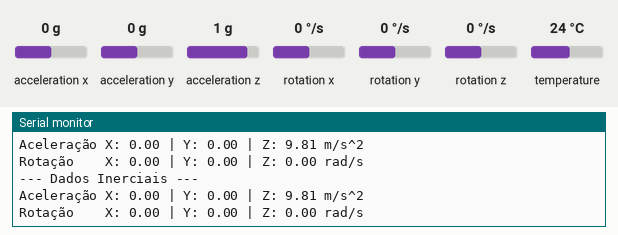
Bench run of a sketch on a simulated Arduino Uno, built with avr-gcc and run on an emulated ATmega328P. On the bench: the last lines printed to the serial monitor. The test bench sets the inputs (shaded band); at power-on: acceleration x 0 g, acceleration y 0 g, acceleration z 1 g, rotation x 0 °/s, rotation y 0 °/s, rotation z 0 °/s, temperature 24 °C.

Above: at 3.2 s.
3.3 s: acceleration x set to -1.4 g
At 4.6 s:
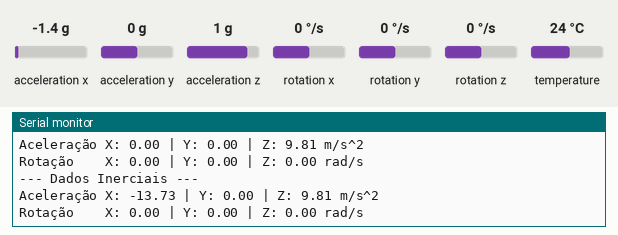
4.8 s: acceleration y set to -1.4 g
At 5.8 s:
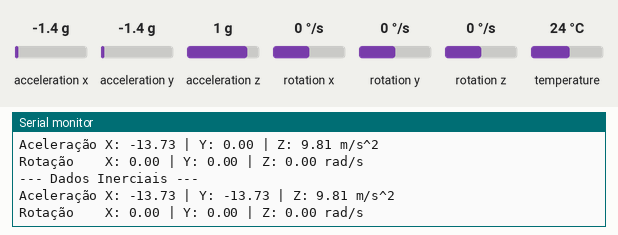
6.3 s: acceleration z set to -1.4 g
At 7.6 s:
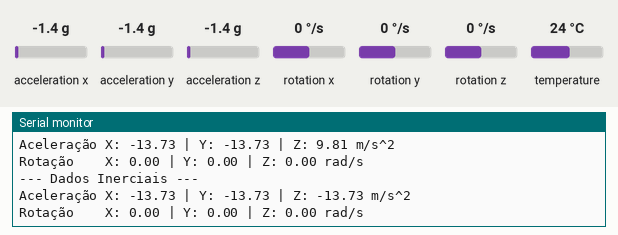
7.8 s: rotation x set to -192 °/s
At 8.9 s:
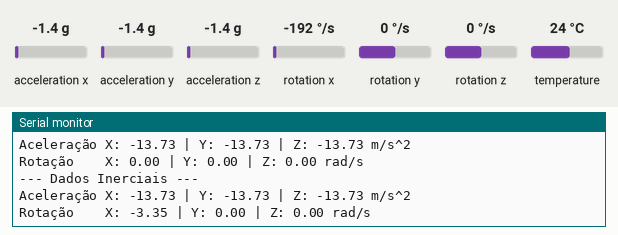
9.3 s: rotation y set to -192 °/s
At 10.9 s:
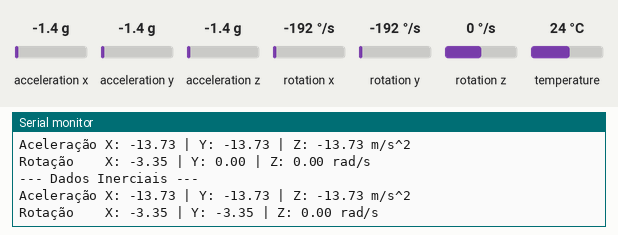

Measured:
- after the input at 3.3 s, the serial monitor: prints a new line after 0.72 s (image 1)
- after the input at 4.8 s, the serial monitor: prints a new line after 0.23 s (image 2)
- after the input at 6.3 s, the serial monitor: prints a new line after 0.74 s (image 3)
- after the input at 7.8 s, the serial monitor: prints a new line after 0.26 s (image 4)
- after the input at 9.3 s, the serial monitor: prints a new line after 0.77 s (image 5)

The sketch:

MPU_test.ino
```cpp
#include <Adafruit_MPU6050.h>
#include <Adafruit_Sensor.h>
#include <Wire.h>

Adafruit_MPU6050 mpu;

void setup(void) {
  Serial.begin(115200);

  // Pequeno atraso para a consola abrir
  delay(2000);
  Serial.println("A iniciar o MPU6050...");

  if (!mpu.begin()) {
    Serial.println("Erro: Não foi possível encontrar o MPU6050. Verifica os fios!");
    while (1) delay(10);
  }

  Serial.println("MPU6050 encontrado com sucesso!");

  // Configurações base para o voo
  mpu.setAccelerometerRange(MPU6050_RANGE_16_G); // Para aguentar a aceleração do motor do foguete
  mpu.setGyroRange(MPU6050_RANGE_500_DEG);
  mpu.setFilterBandwidth(MPU6050_BAND_21_HZ);
}

void loop() {
  sensors_event_t a, g, temp;
  mpu.getEvent(&a, &g, &temp);

  Serial.println("--- Dados Inerciais ---");

  // Aceleração em m/s^2 (Forças G)
  Serial.print("Aceleração X: "); Serial.print(a.acceleration.x); Serial.print(" | ");
  Serial.print("Y: "); Serial.print(a.acceleration.y); Serial.print(" | ");
  Serial.print("Z: "); Serial.print(a.acceleration.z); Serial.println(" m/s^2");

  // Rotação em radianos por segundo
  Serial.print("Rotação    X: "); Serial.print(g.gyro.x); Serial.print(" | ");
  Serial.print("Y: "); Serial.print(g.gyro.y); Serial.print(" | ");
  Serial.print("Z: "); Serial.print(g.gyro.z); Serial.println(" rad/s");

  Serial.println();
  delay(1000);
}
```
